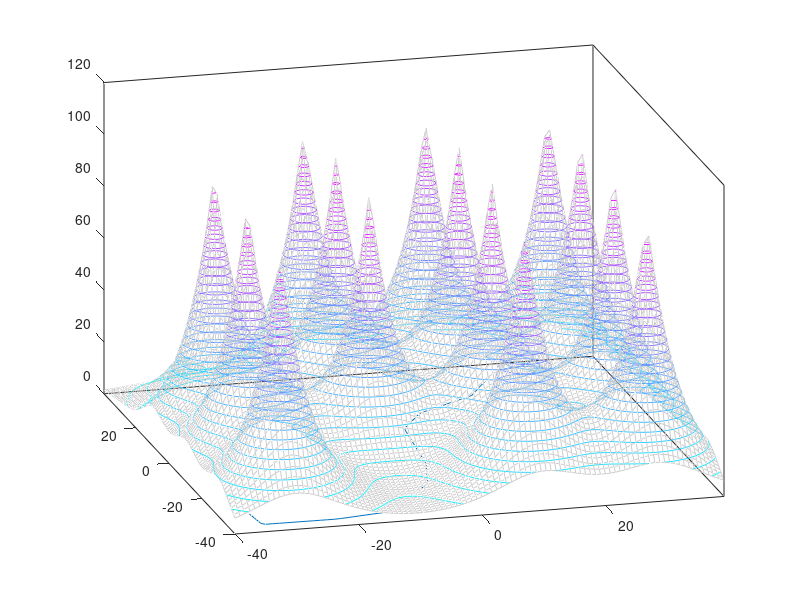

Reproduce this figure in MATLAB.
clear; clc;

load('cost_map.txt')
[X,Y] = meshgrid([-40:0.800001:40]);
Z = cost_map;
contour3(X,Y,Z,30)
surface(X,Y,Z,'EdgeColor',[.8 .8 .8],'FaceColor','none')
grid off
view(-15,25)
colormap cool

hold on
load('traj.txt')
plot(traj(2,:),traj(1,:));
